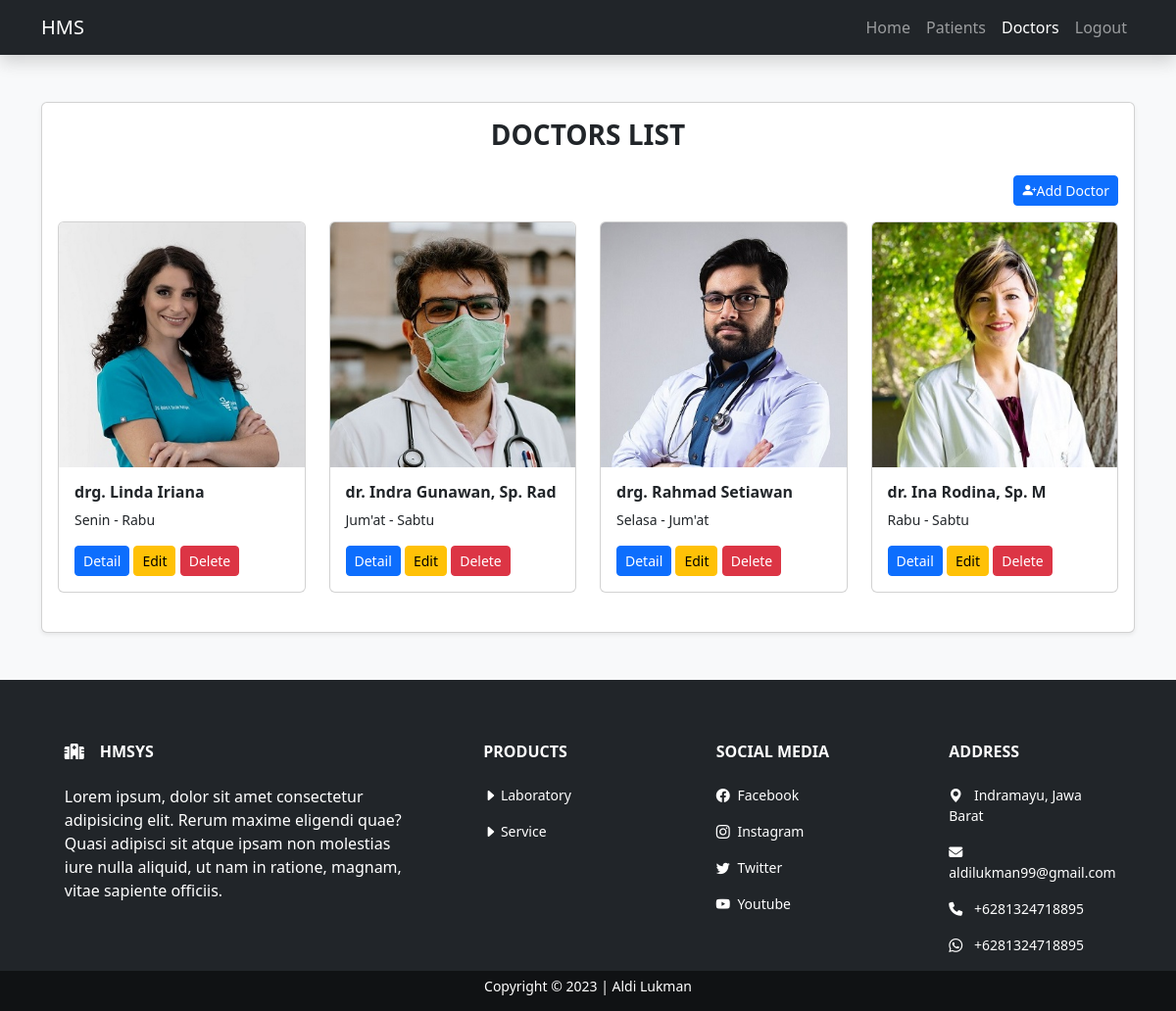
The page /doctors.php (signed in) on the database its author committed.
### tables this page shows
CREATE TABLE `doctors` (
  `id_doctor` int(11) NOT NULL,
  `name` varchar(255) NOT NULL,
  `address` varchar(255) NOT NULL,
  `email` varchar(255) NOT NULL,
  `phone` varchar(255) NOT NULL,
  `specialist` varchar(255) NOT NULL,
  `agenda` varchar(255) NOT NULL,
  `image` varchar(255) NOT NULL
);

### admin/include/functions.php (called while the page is built, shortened)
<?php
$connect = mysqli_connect("localhost", "root", "", "hms");
function query($query)
{
    global $connect;
    $result = mysqli_query($connect, $query);
    $rows = [];
    while ($row = mysqli_fetch_assoc($result)) {
        $rows[] = $row;
    }
    return $rows;
};

### doctors.php (the view, shortened to what this page needs)
<?php
require 'admin/include/functions.php';
$doctors = query("SELECT * FROM doctors");
?>
<!doctype html>
<html lang="en">
<head>
  <link href="https://cdn.jsdelivr.net/npm/bootstrap@5.3.0-alpha1/dist/css/bootstrap.min.css" rel="stylesheet">
  <link rel="stylesheet" href="https://cdn.jsdelivr.net/npm/bootstrap-icons@1.10.3/font/bootstrap-icons.css">
  <link rel="stylesheet" href="https://cdnjs.cloudflare.com/ajax/libs/font-awesome/6.2.1/css/all.min.css" />
  <link rel="stylesheet" href="admin/assets/css/style.css">
</head>
<body class="bg-light">
  <nav class="navbar navbar-expand-lg bg-dark navbar-dark shadow">
    <div class="container">
      <a class="navbar-brand" href="index.php">HMS</a>
      <div class="collapse navbar-collapse" id="navbarNav">
        <ul class="navbar-nav ms-auto">
          <li class="nav-item">
            <a class="nav-link" aria-current="page" href="index.php">Home</a>
          </li>
          <li class="nav-item">
            <a class="nav-link" href="pasient.php">Patients</a>
          </li>
          <li class="nav-item">
            <a class="nav-link active" href="doctors.php">Doctors</a>
          </li>
          <li class="nav-item">
            <a class="nav-link" href="logout.php">Logout</a>
          </li>
        </ul>
      </div>
    </div>
  </nav>
  <div class="container py-5">
    <div class="card shadow-sm">
      <div class="card-body">
        <h3 class="fw-bold h3 text-dark text-center text-uppercase mb-4">Doctors List</h3>
        <div class="col text-end mb-3">
          <button type="button" class="btn btn-sm btn-primary addModal" data-bs-toggle="modal" data-bs-target="#doctorAddLabel">
            <i class="bi bi-person-plus-fill"></i>Add Doctor</button>
        </div>
        <div class="row">
          <?php foreach ($doctors as $doctors) : ?>
            <div class="col-lg-3 col-md-4 col-sm-">
              <div class="card mb-4">
                <img class="card-img-top" src="admin/assets/img/<?= $doctors['image']; ?>" alt="image">
                <div class="card-body">
                  <h5 class="card-title fw-bold" style="font-size: 16px;"><?= $doctors['name']; ?></h5>
                  <p class="card-text" style="font-size: 14px;"><?= $doctors['agenda']; ?></p>
                  <button type="button" class="btn btn-sm btn-primary" data-bs-toggle="modal" data-bs-target="#detailModal<?= $doctors['id_doctor']; ?>">
                    Detail
                  </button>
                  <button type="button" class="btn btn-sm btn-warning" data-bs-toggle="modal" data-bs-target="#editModal<?= $doctors['id_doctor']; ?>">
                    Edit
                  </button>
                  <button type="button" class="btn btn-sm btn-danger" data-bs-toggle="modal" data-bs-target="#delModal<?= $doctors['id_doctor']; ?>">
                    Delete
                  </button>
                </div>
              </div>
            </div>
          <?php endforeach; ?>
        </div>
      </div>
    </div>
  </div>
  <?php require 'admin/include/footer.php'; ?>

### admin/include/footer.php (shortened to what this page needs)
  <footer class="text-white bg-dark">
    <section class="d-flex">
      <div class="container text-center text-md-start mt-5">
        <div class="row mt-3 text-start">
        <div class="col-md-3 col-lg-4 col-xl-4 mx-auto mb-4">
          <h6 class="text-uppercase fw-bold mb-4"><i class="fas fa-hospital me-3"></i>HMSys</h6>
          <p>Lorem ipsum, dolor sit amet consectetur adipisicing elit. Rerum maxime eligendi quae? Quasi adipisci sit atque ipsam non molestias iure nulla aliquid, ut nam in ratione, magnam, vitae sapiente officiis.</p>
        </div>
        <div class="col-md-2 col-lg-2 col-xl-2 mx-auto mb-4">
          <h6 class="text-uppercase fw-bold mb-4">Products</h6>
          <p style="font-size: 14px;"><i class="bi bi-caret-right-fill"></i><a href="laboratory.php" class="text-decoration-none text-white"> Laboratory</a></p>
          <p style="font-size: 14px;"><i class="bi bi-caret-right-fill"></i><a href="service.php" class="text-decoration-none text-white"> Service</a></p>
        </div>
        <div class="col-md-3 col-lg-2 col-xl-2 mx-auto mb-4">
          <h6 class="text-uppercase fw-bold mb-4">
            Social Media
          </h6>
          <p style="font-size: 14px;"><a href="https://www.facebook.com" target="_blank" class="text-decoration-none text-white"><i class="bi bi-facebook me-1"></i> Facebook</a></p>
          <p style="font-size: 14px;"><a href="https://www.instagram.com" target="_blank" class="text-decoration-none text-white"><i class="bi bi-instagram me-1"></i> Instagram</a></p>
          <p style="font-size: 14px;"><a href="https://www.twitter.com" target="_blank" class="text-decoration-none text-white"><i class="bi bi-twitter me-1"></i> Twitter</a></p>
          <p style="font-size: 14px;"><a href="https://www.youtube.com/" target="_blank" class="text-decoration-none text-white"><i class="bi bi-youtube me-1"></i> Youtube</a></p>
        </div>
        <div class="col-md-4 col-lg-3 col-xl-2 mx-auto mb-md-0 mb-4">
          <h6 class="text-uppercase fw-bold mb-4">Address</h6>
          <p style="font-size: 14px;"><a href="https://goo.gl/maps/jhZQehBrvW719sAv9" target="_blank" class="text-decoration-none text-white"><i class="bi bi-geo-alt-fill me-2"></i> Indramayu, Jawa Barat</a></p>
          <p style="font-size: 14px;"><a href="https://mail.google.com/mail/?view=cm&fs=1&to=aldilukman99@gmail.com" target="_blank" class="text-decoration-none text-white"><i class="fas fa-envelope me-2"></i> aldilukman99@gmail.com</a></p>
          <p style="font-size: 14px;"><a href="https://wa.link/343v23" target="_blank" class="text-decoration-none text-white"><i class="fas fa-phone me-2"></i> +6281324718895</a></p>
          <p style="font-size: 14px;"><a href="https://wa.link/343v23" target="_blank" class="text-decoration-none text-white"><i class="bi bi-whatsapp me-2"></i></i> +6281324718895</a></p>
        </div>
      </div>
    </section>
    <div class="text-center p-2" style="background-color: rgba(0, 0, 0, 0.5);">
      <h6 style="font-size: 14px;">Copyright © 2023 | Aldi Lukman</h6>
    </div>
  </footer>
  </body>
</html>

### rows shown on the page
doctors: image (picture), name "drg. Linda Iriana", agenda "Senin - Rabu"
doctors: image (picture), name "dr. Indra Gunawan, Sp. Rad", agenda "Jum'at - Sabtu"
doctors: image (picture), name "drg. Rahmad Setiawan", agenda "Selasa - Jum'at"
doctors: image (picture), name "dr. Ina Rodina, Sp. M", agenda "Rabu - Sabtu"
